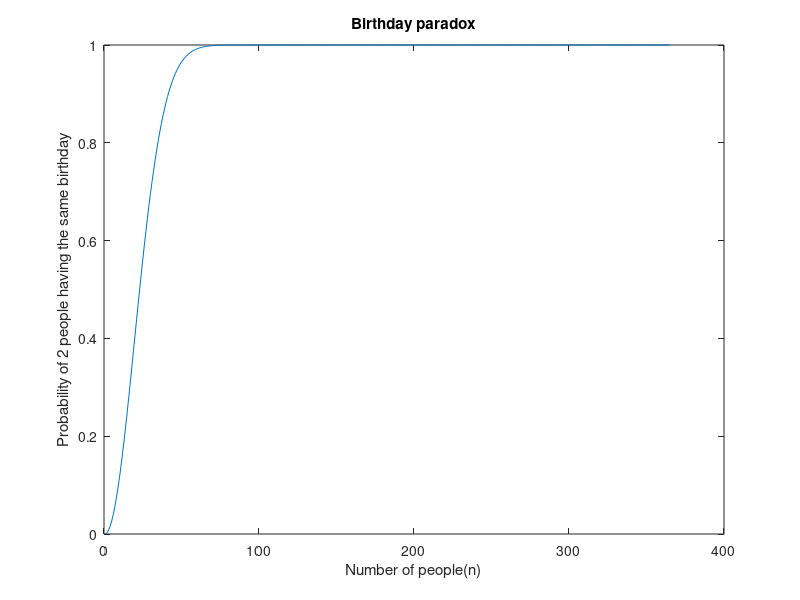

This chart was generated by the following MATLAB code:
n=1:1:365;

for k=1:length(n)
    y(k)=1-(364/365).^(n(k)*(n(k)-1)/2);
end
figure;
plot(n,y);
title("Birthday paradox");
xlabel("Number of people(n)");
ylabel("Probability of 2 people having the same birthday");